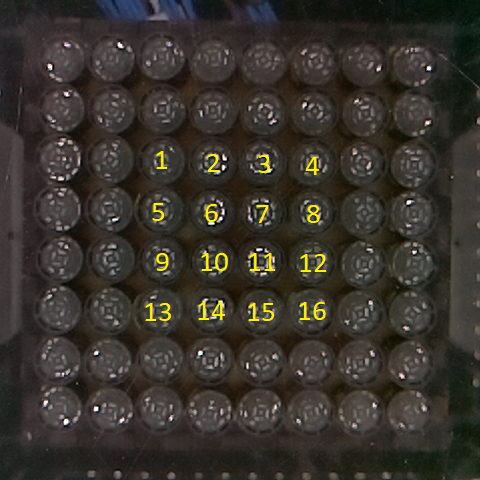
#> input picture calibration/caliborder_4x4.png, 480 x 480 px
$ python -i calib.py   (imports and definitions only)
#> lines starting #> are read from the running program, lines starting #| are printed output that depends on the picture
#> further down, picture is the input picture: shape (480, 480, 3); mean B, G, R 45.3, 51.9, 56.6
import numpy as np
import urllib.request
import cv2
import scipy.ndimage.filters
from scipy.ndimage.morphology import generate_binary_structure, binary_erosion

# [36 lines left out: functions getCalibIMG, getCalibPoints, getHomography, getPeaks, not called in this run]

def imageCorrections(img):
	kerDi = cv2.getStructuringElement(cv2.MORPH_RECT,(5,5))
	imgBW = cv2.dilate(img,kerDi,iterations = 1)
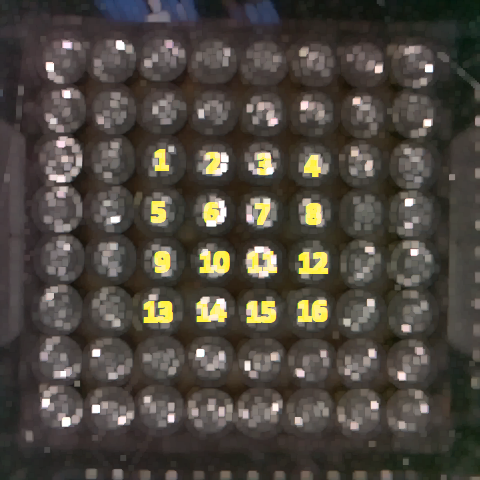
#> imgBW: shape (480, 480, 3); mean B, G, R 63.5, 71.1, 76.7
	kerEr = cv2.getStructuringElement(cv2.MORPH_RECT,(3,3))
	imgBW = cv2.erode(imgBW,kerEr,iterations = 1)
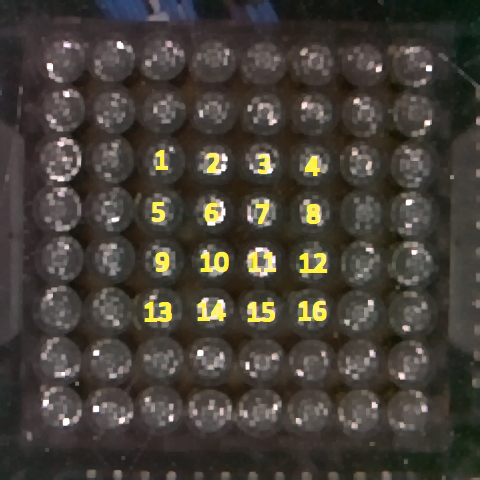
#> imgBW: shape (480, 480, 3); mean B, G, R 56.5, 63.7, 69
	imgBW = imgBW*255
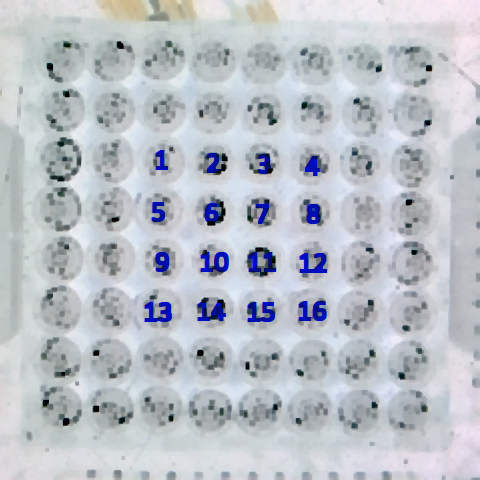
#> imgBW: shape (480, 480, 3); mean B, G, R 199.5, 192.3, 187
	return scipy.ndimage.filters.gaussian_filter(imgBW,5)
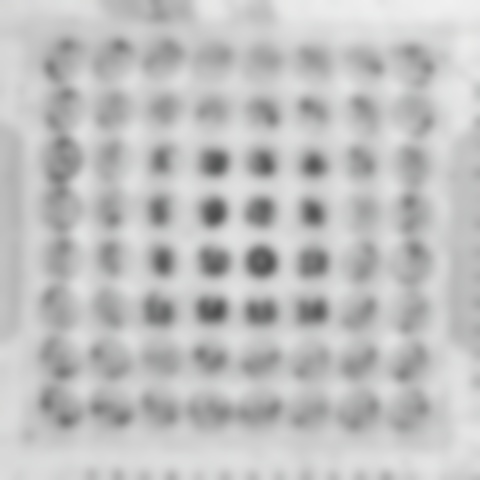
#> returned value: shape (480, 480, 3); mean of channels 0, 1, 2 191.6, 191.5, 191.3; drawn as B, G, R

# [49 lines left out: functions removePeaksCircumference, sortCenters, findPeaksCentre, not called in this run]

>>> import cv2
>>> picture = cv2.imread('../calibration/caliborder_4x4.png')
>>> result = imageCorrections(picture)
